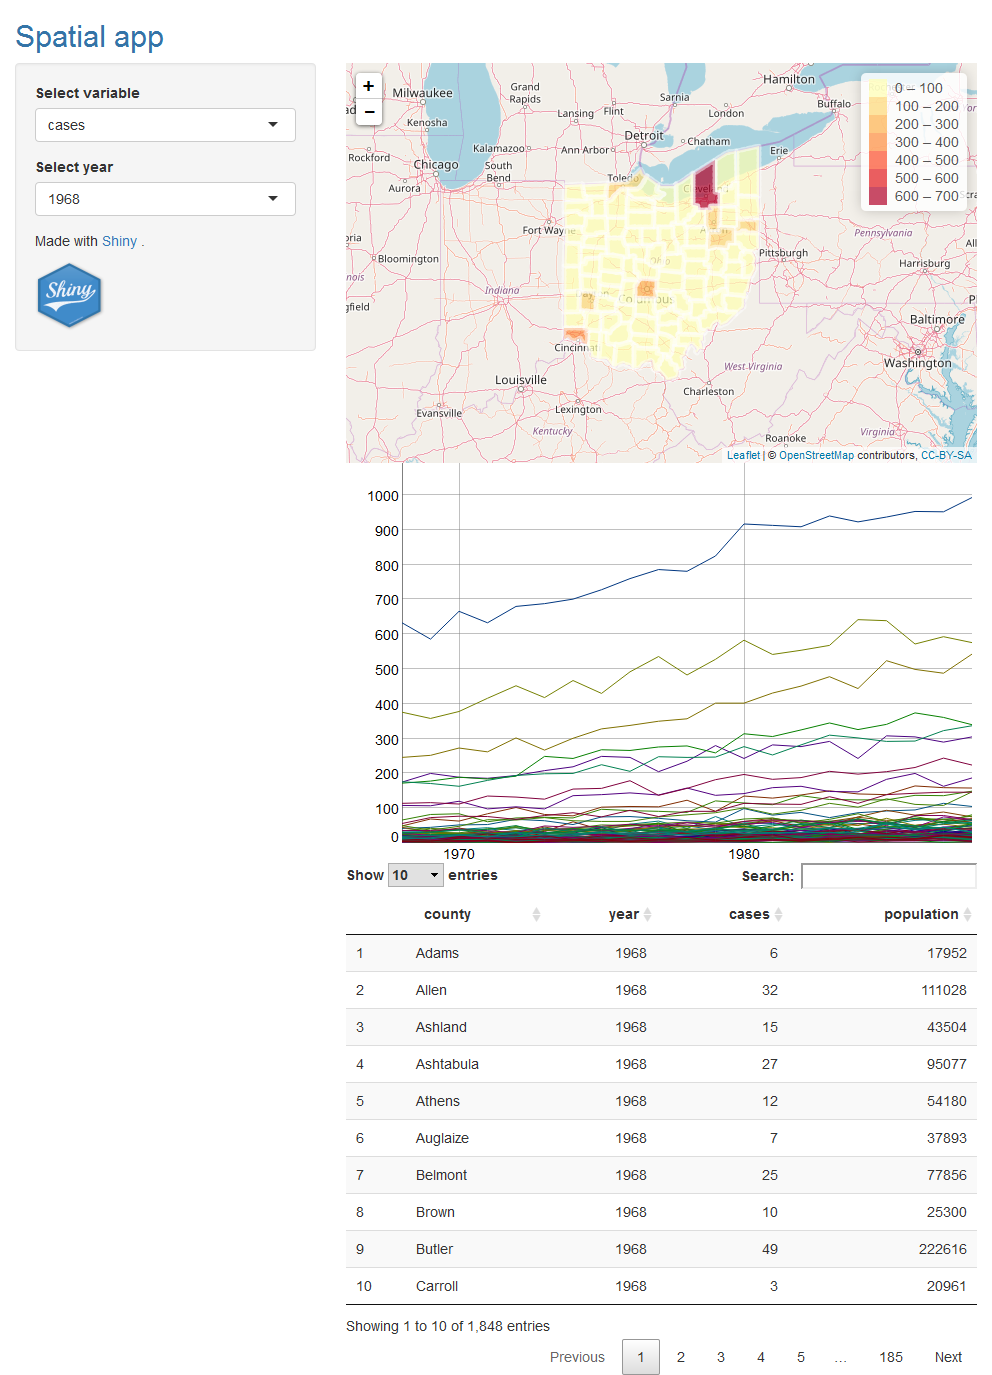

R code for this plot:
library(shiny)
library(rgdal)
library(DT)
library(dygraphs)
library(xts)
library(leaflet)

data <- read.csv("data/data.csv")
map <- readOGR("data/fe_2007_39_county/fe_2007_39_county.shp")

# ui object
ui <- fluidPage(
  titlePanel(p("Spatial app", style = "color:#3474A7")),
  sidebarLayout(
    sidebarPanel(
      selectInput(inputId = "variableselected", label = "Select variable",
                  choices = c("cases", "population")),
      selectInput(inputId = "yearselected", label = "Select year",
                  choices = 1968:1988),
      
      p("Made with", a("Shiny", href = "http://shiny.rstudio.com"), "."),
      img(src = "imageShiny.png", width = "70px", height = "70px")
    ),
    
    mainPanel(
      leafletOutput(outputId = "map"),
      dygraphOutput(outputId = "timetrend"),
      DTOutput(outputId = "table")
    )
  )
)

# server()
server <- function(input, output){
  output$table <- renderDT(data)
  
  output$timetrend <- renderDygraph({
    
    dataxts <- NULL
    counties <- unique(data$county)
    for(l in 1:length(counties)){
      datacounty <- data[data$county == counties[l],]
      dd <- xts(datacounty[, input$variableselected], as.Date(paste0(datacounty$year,"-01-01")))
      dataxts <- cbind(dataxts, dd)
    }
    colnames(dataxts) <- counties
    
    dygraph(dataxts) %>% dyHighlight(highlightSeriesBackgroundAlpha = 0.2)-> d1
    
    d1$x$css = "
 .dygraph-legend > span {display:none;}
 .dygraph-legend > span.highlight { display: inline; }
 "
    d1
  })
  
  output$map <- renderLeaflet({
    
    # Add data to map
    datafiltered <- data[which(data$year == input$yearselected), ] # CHANGE 1980 by input$yearselected
    ordercounties <- match(map@data$NAME, datafiltered$county)
    map@data <- datafiltered[ordercounties, ]
    
    # Create variableplot
    map$variableplot <- as.numeric(map@data[, input$variableselected]) # ADD this to create variableplot
    
    # Create leaflet
    pal <- colorBin("YlOrRd", domain = map$variableplot, bins = 7) # CHANGE map$cases by map$variableplot
    
    labels <- sprintf("%s: %g", map$county, map$variableplot) %>% lapply(htmltools::HTML) # CHANGE map$cases by map$variableplot
    
    l <- leaflet(map) %>% addTiles() %>% addPolygons(
      fillColor = ~pal(variableplot), # CHANGE cases by variableplot
      color = "white",
      dashArray = "3",
      fillOpacity = 0.7,
      label = labels) %>%
      leaflet::addLegend(pal = pal, values = ~variableplot, opacity = 0.7, title = NULL) # CHANGE cases by variableplot
  })
}

# shinyApp()
shinyApp(ui = ui, server = server)
